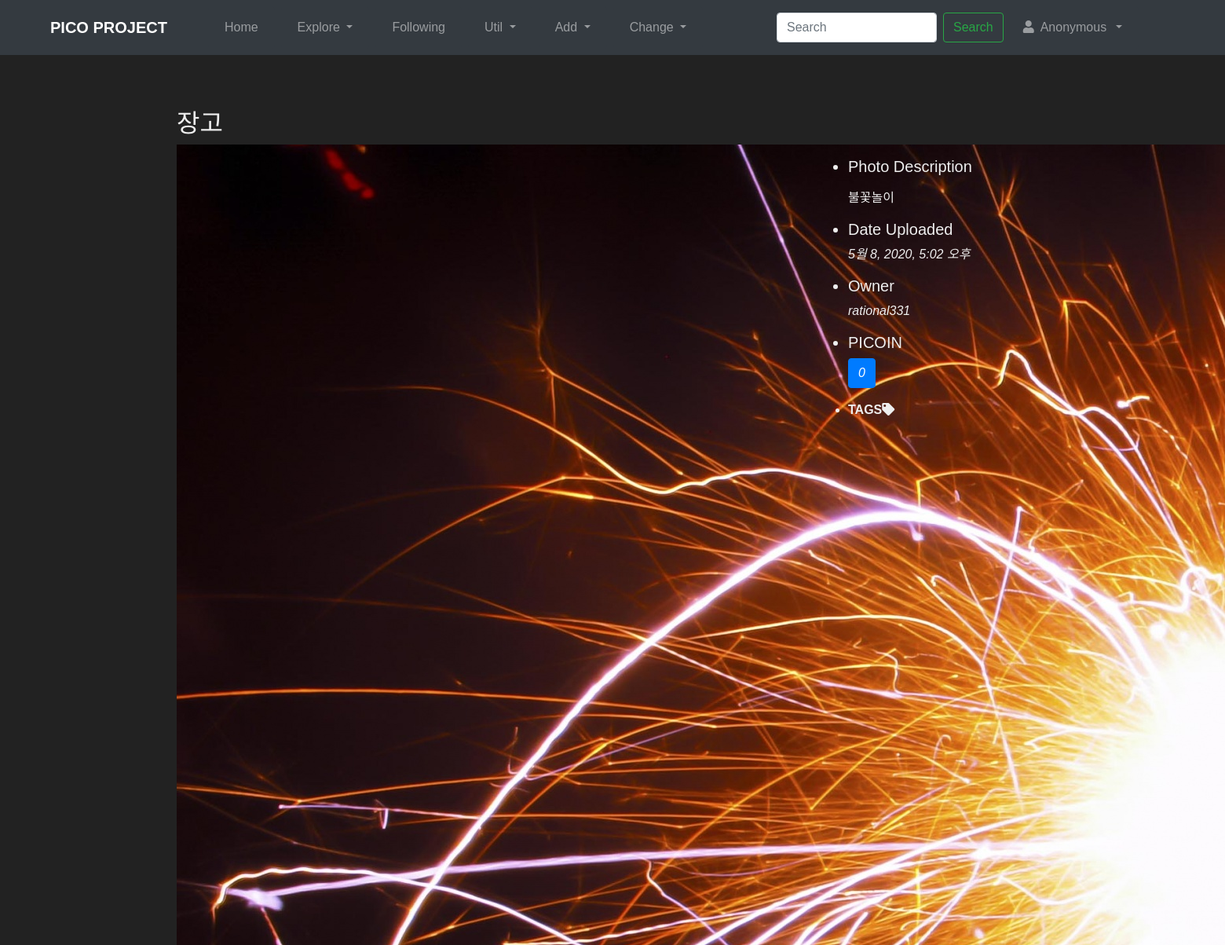
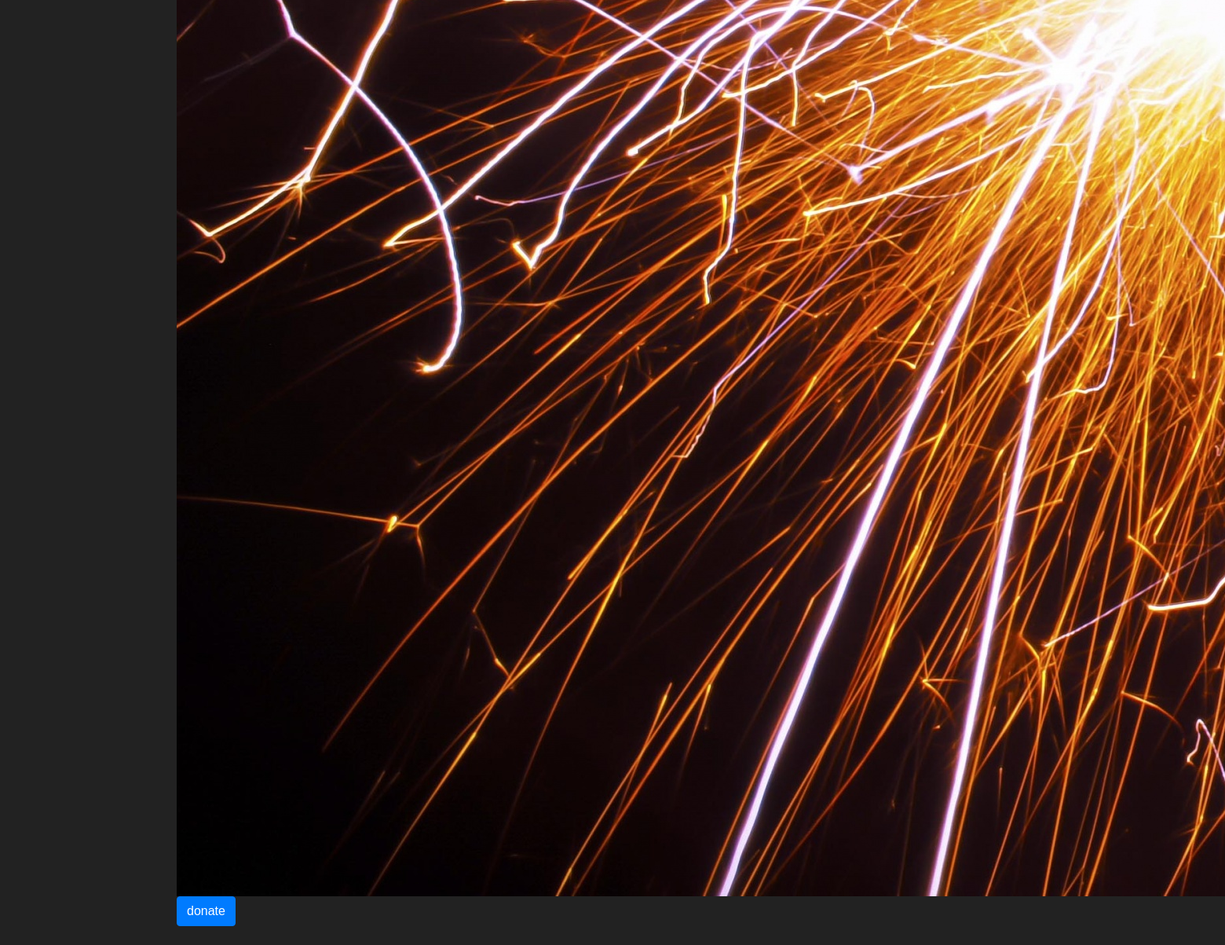
Page /explore/5/ on the committed database (2 pictures, top to bottom).
### photo/models.py (models this page shows, shortened)
class Photo(models.Model):
    title = models.CharField('TITLE', max_length=30)
    description = models.TextField('Photo Description', blank=True)
    tags = TaggableManager(blank=True)
    PICOIN = models.PositiveIntegerField(default=0, verbose_name='PICOIN')
    image = models.ImageField('IMAGE', upload_to='SorlPhoto/%Y')
    upload_dt = models.DateTimeField('Upload Date', auto_now_add=True)
    owner = models.ForeignKey(User, on_delete=models.CASCADE, verbose_name='OWNER', blank=True, null=True)

### photo/views.py (the view)
# urls.py: path('<int:pk>/', views.PhotoDV.as_view(), name='photo_detail'),
class PhotoDV(DetailView):
    model = Photo

### photo/templates/photo/photo_detail.html (shortened to what this page needs)
{% extends "base.html" %}
{% load disqus_tags %}
{% block content %}
<h2 class="mt-5">{{ object.title }}</h2>
<div class="row">
    <div class="col-md-9">
        <a href="{{ object.image.url }}">
            <img src="{{ object.image.url }}" sylte="width: 100%;">
        </a>
    </div>
    <ul class="col-md-3 mt-3">
        <li class="h5">Photo Description</li>
        {% if object.description %}
        <p>{{ object.description|linebreaks }}</p>
        {% else %}
        <p>{{ blank }}</p>
        {% endif %}
        <li class="h5">Date Uploaded</li>
        <p class="font-italic">{{ object.upload_dt }}</p>
        <li class="h5">Owner</li>
        <p class="font-italic">{{ object.owner.username }}</p>
        <li class="h5">PICOIN</li>
        <p class="font-italic"><a href="{% url 'photo:photo_pico_log' object.id %}" class="btn btn-primary">{{ object.PICOIN }}</a></p>
        <li>
            <div>
                <b>TAGS</b><i class="fas fa-tag"></i>
                {% load taggit_templatetags2_tags %}
            </div>
        </li>
    </ul>
</div>
{% ifnotequal request.user.username object.owner.username %}
<div>
    <a href="{% url 'photo:photo_donate' object.id %}" class="btn btn-primary">donate</a>
</div>
<br>
{% endifnotequal %}
{% endblock %}

### rows in the picture
Photo: title "장고", image (picture), description "불꽃놀이", upload_dt "5월 8, 2020, 5:02 오후", owner.username "rational331", PICOIN "0"
